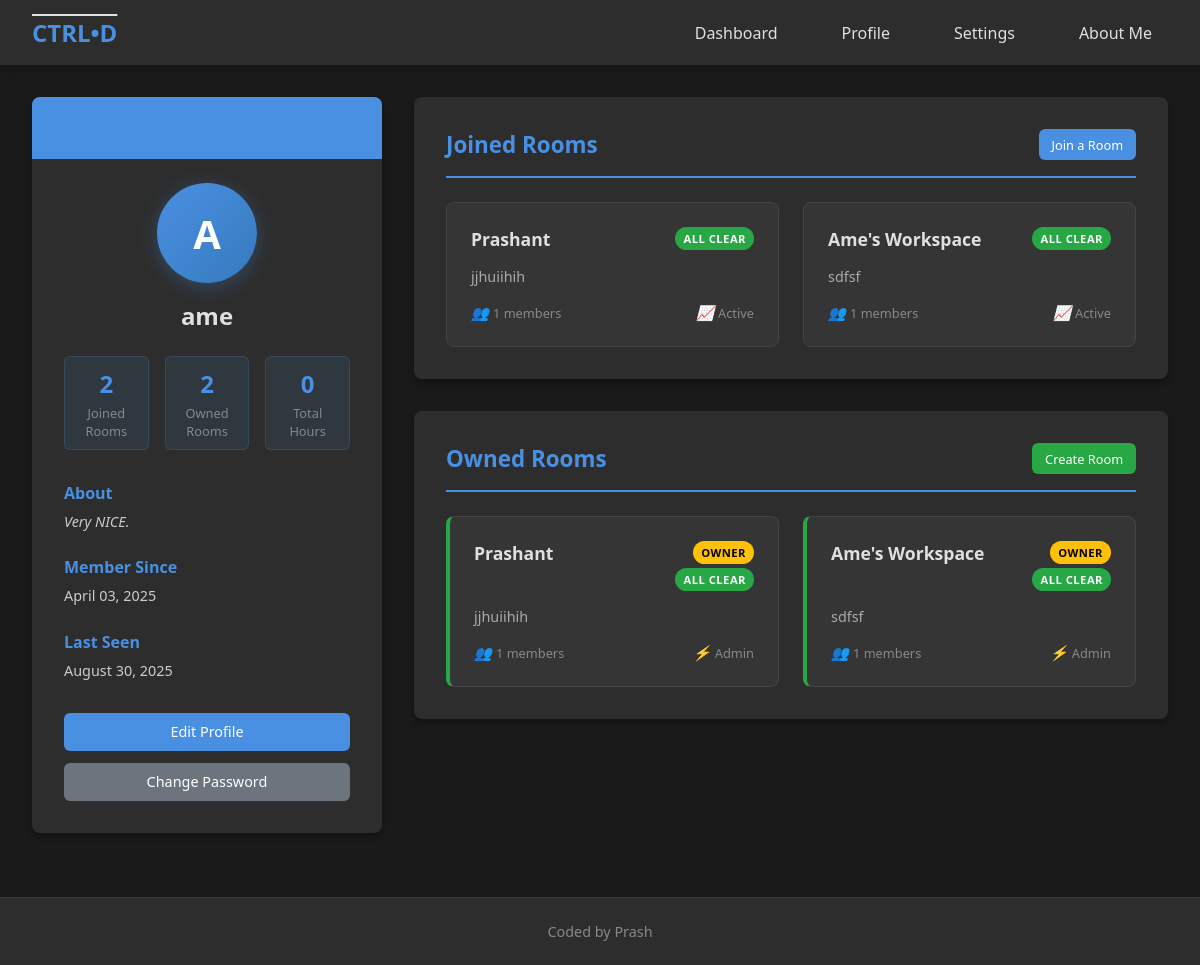
The app's page /account/ame/ (signed in), older data.
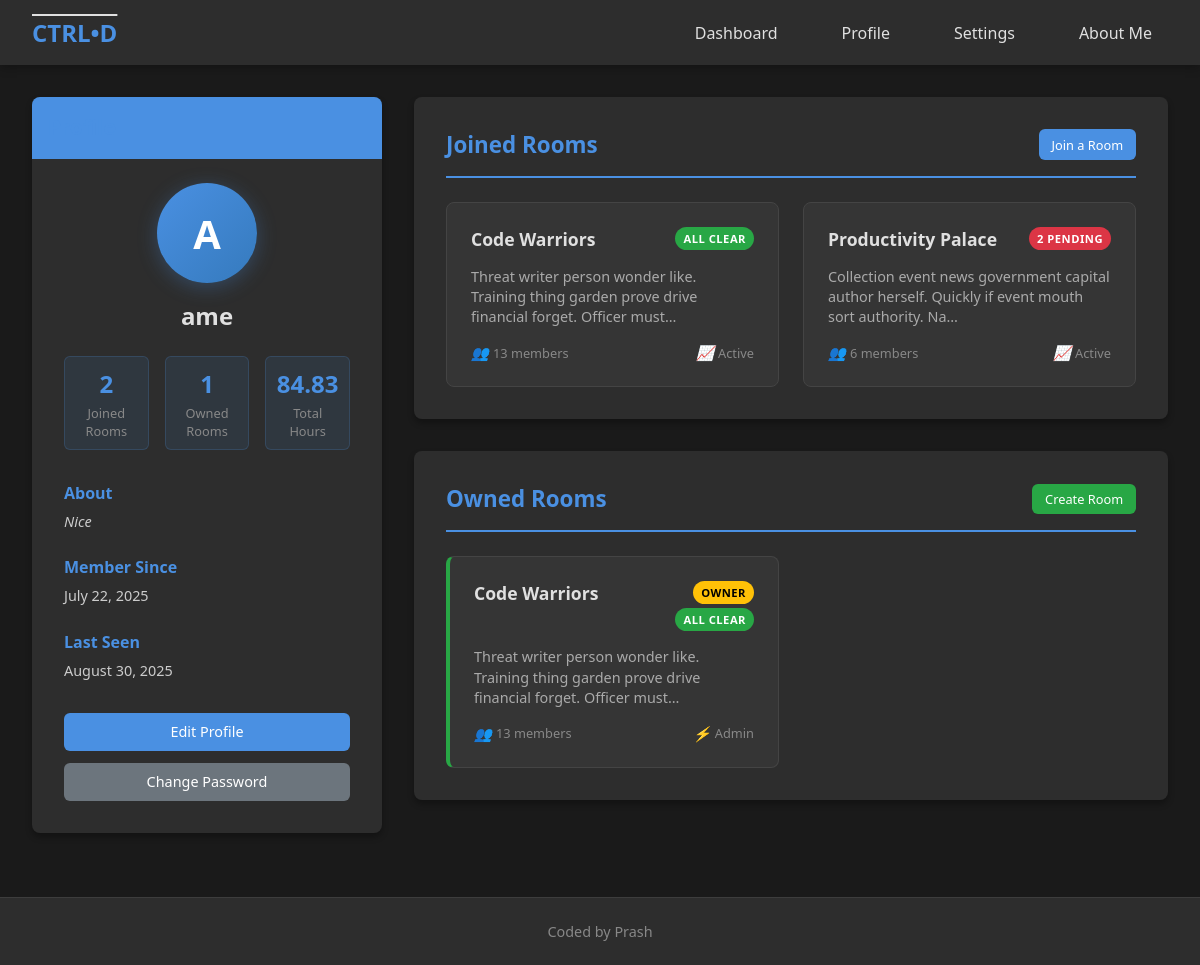
The same page, newer data.
### authapp/models.py (models this page shows, shortened)
class Profile(models.Model):
    user = models.OneToOneField(CustomUser, on_delete=models.CASCADE, related_name='profile')
    bio = models.CharField(max_length=300, blank=True)

class CustomUser(AbstractUser):
    age = models.PositiveIntegerField(null=True, blank=True)
    last_online = models.DateTimeField(null=True, blank=True)  # Store last online time
    @property
    def total_hours(self):
        tasks = self.todos.all()
        hour = 0
        for task in tasks:
            hour += task.total_hours
        return hour

### pages/models.py (models this page shows, shortened)
class Todo(models.Model):
    id = models.UUIDField(primary_key=True, default=uuid.uuid4, editable=False)
    user = models.ForeignKey(CustomUser, on_delete=models.CASCADE, related_name='todos')
    session = models.ForeignKey(Session, on_delete=models.CASCADE, related_name='todos')
    task = models.TextField()
    completed = models.BooleanField(default=False)
    completed_on = models.DateField(null=True, blank=True)
    created_on = models.DateTimeField(auto_now_add=True)
    @property
    def total_hours(self):
        tracks = self.tracking.all()
        hours = sum([i.hours for i in tracks])
        return hours

class Room(models.Model):
    id = models.UUIDField(primary_key=True, default=uuid.uuid4, editable=False)
    name = models.CharField(max_length=100, unique=True)
    bio = models.TextField(blank=True, null=True)
    password = models.CharField(max_length=100, blank=True, null= True)
    members = models.ManyToManyField(CustomUser, related_name='members_rooms')
    created_on = models.DateTimeField(auto_now_add=True)
    admin = models.ForeignKey(CustomUser, on_delete=models.CASCADE, related_name='admin_rooms')

class TrackTodo(models.Model):
    todo = models.ForeignKey(Todo, on_delete=models.CASCADE, related_name='tracking')
    day = models.DateField(null=True, blank=True)
    hours = models.FloatField(default=0.0)
    hours_till_day = models.FloatField(default=0.0)

### authapp/views.py (the view)
# urls.py: path('<str:username>/', DisplayProfileView.as_view(), name='profile'),
class DisplayProfileView(LRM,DetailView):
    template_name = 'profile.html'
    context_object_name = 'profile'
    def get_object(self, queryset = ...):
        profile = Profile.objects.filter(user__username = self.kwargs['username']).first()
        if not profile:
            user = get_object_or_404(CustomUser, username=self.kwargs['username'])
            profile = Profile.objects.create(user = user)
        return profile
    def get_context_data(self, **kwargs):
        context = super().get_context_data(**kwargs)
        incompleted = {}
        incompleted_todos = Todo.objects.filter(user = self.request.user).filter(completed= False)
        for i in incompleted_todos:
            incompleted[i.session.room] = incompleted.get(i.session.room, 0) + 1
        context['incompleted_todosroom'] = incompleted
        return context

### authapp/templates/profile.html (shortened to what this page needs)
{% extends 'base.html' %}
{% block content %}
<div class="profile-container">
    <div class="profile-layout">
        <div class="profile-sidebar">
            <div class="content-block profile-card">
                <div class="card-header">
                    <h2>Profile</h2>
                </div>
                <div class="card-content">
                    {% if not profile %}
                        <div class="alert alert-warning">
                            <p>Profile not found or not created yet.</p>
                            <a href="{% url 'createprofile' %}" class="btn-secondary">Create Profile</a>
                        </div>
                    {% else %}
                        <div class="profile-info">
                            <div class="avatar-placeholder">
                                <span class="avatar-letter">{{ profile.user.username|first|upper }}</span>
                            </div>
                            <h3 class="username">{{ profile.user.username }}</h3>
                            <div class="user-stats">
                                <div class="stat-item">
                                    <span class="stat-number">{{ profile.user.members_rooms.count }}</span>
                                    <span class="stat-label">Joined Rooms</span>
                                </div>
                                <div class="stat-item">
                                    <span class="stat-number">{{ profile.user.admin_rooms.count }}</span>
                                    <span class="stat-label">Owned Rooms</span>
                                </div>
                                <div class="stat-item">
                                    <span class="stat-number">{{ profile.user.total_hours|default:0 }}</span>
                                    <span class="stat-label">Total Hours</span>
                                </div>
                            </div>
                        </div>
                        <div class="profile-details">
                            <div class="detail-section">
                                <h5>About</h5>
                                <p class="bio">{{ profile.bio|default:"No bio provided yet." }}</p>
                            </div>
                            <div class="detail-section">
                                <h5>Member Since</h5>
                                <p class="join-date">{{ profile.user.date_joined|date:"F d, Y" }}</p>
                            </div>
                            <div class="detail-section">
                                <h5>Last Seen</h5>
                                <p class="last-online">{{ user.last_online|date:"F d, Y" }}</p>
                            </div>
                        </div>
                        {% if request.user == profile.user %}
                        <div class="profile-actions">
                            <a href="{% url 'editprofile' %}" class="btn btn-primary">Edit Profile</a>
                            <a href="{% url 'changepass' %}" class="btn btn-secondary">Change Password</a>
                        </div>
                        {% endif %}
                    {% endif %}
                </div>
            </div>
        </div>
        <div class="profile-main">
            <div class="content-block">
                <div class="card-header">
                    <h2>Joined Rooms</h2>
                    {% if request.user == profile.user %}
                        <a href="{% url 'joinroom' %}" class="btn btn-primary btn-sm">Join a Room</a>
                    {% endif %}
                </div>
                <div class="card-content">
                    {% if profile and profile.user.members_rooms.all %}
                        <div class="rooms-grid">
                            {% for room in profile.user.members_rooms.all %}
                                <div class="room-card">
                                    <a href="{% url 'room' room.id %}" class="room-link">
                                        <div class="room-info">
                                            <div class="room-header">
                                                <h4 class="room-name">{{ room.name }}</h4>
                                                <div class="room-badges">
                                                    {% if room in incompleted_todosroom %}
                                                        {% for i_room, count in incompleted_todosroom.items %}
                                                            {% if i_room == room %}
                                                                <span class="badge badge-danger">{{ count }} Pending</span>
                                                            {% endif %}
                                                        {% endfor %}
                                                    {% else %}
                                                        <span class="badge badge-success">All Clear</span>
                                                    {% endif %}
                                                </div>
                                            </div>
                                            <p class="room-description">{{ room.bio|truncatechars:100 }}</p>
                                            <div class="room-meta">
                                                <span class="member-count">
                                                    <i class="icon">👥</i> {{ room.members.count }} members
                                                </span>
                                                <span class="room-activity">
                                                    <i class="icon">📈</i> Active
                                                </span>
                                            </div>
                                        </div>
                                    </a>
                                </div>
                            {% endfor %}
                        </div>
                    {% elif profile %}
                        <p class="text-muted">This user hasn't joined any rooms.</p>
                    {% else %}
                        <div class="alert alert-warning">
                            <p>Profile not found. Joined rooms cannot be displayed.</p>
                        </div>
                    {% endif %}
                </div>
            </div>
            <div class="content-block">
                <div class="card-header">
                    <h2>Owned Rooms</h2>
                    {% if request.user == profile.user %}
                        <a href="{% url 'createroom' %}" class="btn btn-success btn-sm">Create Room</a>
                    {% endif %}
                </div>
                <div class="card-content">
                    {% if profile and profile.user.admin_rooms.all %}
                        <div class="rooms-grid">
                            {% for room in profile.user.admin_rooms.all %}
                                <div class="room-card owned-room">
                                    <a href="{% url 'room' room.id %}" class="room-link">
                                        <div class="room-info">
                                            <div class="room-header">
                                                <h4 class="room-name">{{ room.name }}</h4>
                                                <div class="room-badges">
                                                    <span class="badge badge-owner">Owner</span>
                                                    {% if room.pending_tasks_count %}
                                                        <span class="badge badge-danger">{{ room.pending_tasks_count }} Tasks</span>
                                                    {% else %}
                                                        <span class="badge badge-success">All Clear</span>
                                                    {% endif %}
                                                </div>
                                            </div>
                                            <p class="room-description">{{ room.bio|truncatechars:100 }}</p>
                                            <div class="room-meta">
                                                <span class="member-count">
                                                    <i class="icon">👥</i> {{ room.members.count }} members
                                                </span>
                                                <span class="room-activity">
                                                    <i class="icon">⚡</i> Admin
                                                </span>
                                            </div>
                                        </div>
                                    </a>
                                </div>
                            {% endfor %}
                        </div>
                    {% elif profile %}
                        <p class="text-muted">This user doesn't own any rooms.</p>
                    {% else %}
                        <div class="alert alert-warning">
                            <p>Profile not found. Owned rooms cannot be displayed.</p>
                        </div>
                    {% endif %}
                </div>
            </div>
        </div>
    </div>
</div>
{% endblock %}

### pages/templates/base.html (shortened to what this page needs)
{% load static %}
<!DOCTYPE html>
<html lang="en">
<head>
</head>
<body>
    <nav>
        <div class="nav-container">
            <a href="{% url 'home' %}" style="text-decoration: none;"><div class="logo">CTRL•D</div></a>
            <ul class="nav-links">
                {% if user.is_authenticated %}
                <li><a href="{% url 'dashboard' %}">Dashboard</a></li>
                <li><a href="{% url 'profile' request.user.username %}">Profile</a></li>
                <li><a href="{% url 'settings' %}">Settings</a></li>
                {% else %}
                <li><a href="{% url 'login' %}">Login</a></li>
                <li><a href="{% url 'signup' %}">Signup</a></li>
                {% endif %}
                <li><a href="https://prashant69.com.np/">About Me</a></li>
            </ul>
        </div>
    </nav>
    <main>
        {% block content %}{% endblock %}
    </main>
    <footer>
        <div class="footer-text">
            Coded by Prash
        </div>
    </footer>
</body>
</html>

### pages/templates/base.html (style rules this page uses)
* { margin: 0; padding: 0; box-sizing: border-box; }
body { font-family: 'Segoe UI', Tahoma, Geneva, Verdana, sans-serif; background: #1a1a1a; color: #e0e0e0; min-height: 100vh; display: flex; flex-direction: column; }
nav { background: #2d2d2d; padding: 1rem 0; box-shadow: 0 2px 10px rgba(0, 0, 0, 0.3); }
.nav-container { max-width: 1200px; margin: 0 auto; display: flex; justify-content: space-between; align-items: center; padding: 0 2rem; }
.logo { font-size: 1.5rem; font-weight: bold; text-decoration: overline; text-decoration-color: #e0e0e0; color: #4a90e2; }
.nav-links { display: flex; list-style: none; gap: 2rem; }
.nav-links a { color: #e0e0e0; text-decoration: none; padding: 0.5rem 1rem; border-radius: 6px; transition: all 0.3s ease; }
main { flex: 1; max-width: 1200px; margin: 0 auto; padding: 2rem; width: 100%; }
footer { background: #2d2d2d; text-align: center; padding: 1.5rem; border-top: 1px solid #3d3d3d; }
.footer-text { color: #888; font-size: 0.9rem; }
.content-block { background: #2d2d2d; padding: 2rem; border-radius: 8px; margin-bottom: 2rem; box-shadow: 0 4px 6px rgba(0, 0, 0, 0.3); }

Row changes from the older to the newer data that the page shows:
removed Room: name "Prashant", shows "ALL CLEAR", bio "jjhuiihih", members.count "1"
removed Room: name "Ame's Workspace", shows "ALL CLEAR", bio "sdfsf", members.count "1"
changed Profile "ame": user.admin_rooms.count "2" → "1"; user.total_hours "0" → "84.83"; bio "Very NICE." → "Nice"; user.date_joined "April 03, 2025" → "July 22, 2025"
added Room: name "Code Warriors", shows "ALL CLEAR", bio "Threat writer person wonder like. Training thing garden prove drive financial forget. Officer must…", members.count "13"
added Room: name "Productivity Palace", count "2", bio "Collection event news government capital author herself. Quickly if event mouth sort authority. Na…", members.count "6"
